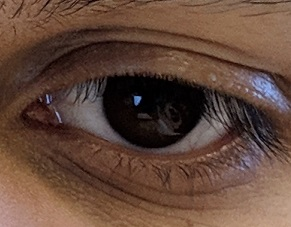
%> input picture 3) Interpolation and Transformation of an image/Questions/Pictures/myeye.jpg, 291 x 227 px
$ octave Basescript_ass3.m   (GNU Octave 9; MATLAB toolbox functions it lacks are replaced by stand-ins)
%> lines starting %> are read from the running program, lines starting %| are printed output that depends on the picture; long printed decimals are rounded
### 3) Interpolation and Transformation of an image/Questions/Functions/grayit.m
function Grayscale = grayit(File)
%> called with File = './Questions/Pictures/myeye.jpg'
I = imread(File);           %read in image
%> I is the input picture: size 227x291x3 uint8; mean R, G, B 98.6, 71.6, 58.5
D = double(I);              %make double so picture is better quality

R = D(:,:,1);               %first 2D matrix represents R
G = D(:,:,2);               %''     ''      ''      ''  G
B = D(:,:,3);               %''     ''      ''      ''  B
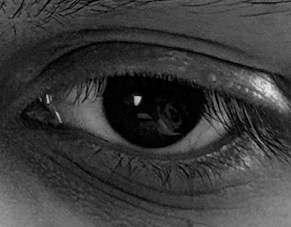
%> B: size 227x291 double; min 0, max 243, mean 58.5

Grayscale = (R+G+B)/3.0;            %sum RGB and divide by 3 do get grayscale
Grayscale = mat2gray(Grayscale);               %1 byte unsigned integers
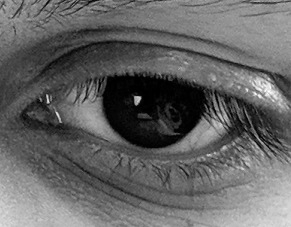
%> Grayscale: size 227x291 double; min 0, max 1, mean 0.394
end

### 3) Interpolation and Transformation of an image/Questions/Functions/bi_lin_interpolate.m
function Output = bi_lin_interpolate(I_final, x, y)


iwant = zeros(287,351);
iwant(1:227,1:291) = I_final;         %Pads image on the right and bottom
[rows, cols] = size(iwant);         %Size of Image

x1 = fix(x);                    %truncates x, showing integers portion
y1 = fix(y);                    %truncates x, showing integers portion

if(x1 > cols || y1 > rows)      %makes sure we do not surpass x or y bounds, making image same size as original
    error('The inputted values do not exist in the image')
elseif(x1 < 0 || y1 < 0)        %makes sure we do not go into negative bounds
    error('The inputted values are negative, which is not possible')
else

x2 = x1 +1;                     %rightmost value of x
y2 = y1 +1;                     %bottomost value of y
alpha = x-x1;
beta = y2-y;

%bilinear interpolation formula from lecture
Output = alpha.*beta.*iwant(y1,x2) + beta.*(1-alpha).*iwant(y1,x1) + alpha.*(1-beta).*iwant(y2,x2) + (1-alpha).*(1-beta).*iwant(y2,x1);
end
end

### 3) Interpolation and Transformation of an image/Questions/Question1/Question_1.m
function Output = Question_1(Grayscaled, x, y)


bi_lin_interpolate(Grayscaled, x, y)

### 3) Interpolation and Transformation of an image/Questions/Functions/rotate_image.m
function Final = rotate_image(I, angle, Xc, Yc)

R = [cosd(-angle) -sind(-angle); sind(-angle) cosd(-angle)];  %Matrix to rotate by inputted theta
[rows, cols] = size(I);                                       %Acquires size of image
Final = double(zeros(size(I)+200));                           %Size f final image is increased to fit rotated image
[rows1,cols1] = size(Final);

for y= 1:(cols-1)
    for x= 1: (rows-1)
        current_pos = [y-Yc; x-Xc];             %position in matrix,in reference to center
        rotated_val = R*current_pos;            %Rotates current values by angle degrees
        rotated_val = int16(rotated_val);       %Turns graph into integers
        Xnew = rotated_val(2,1) +100;           %Values of X post rotation, shifted so that drawing is not cut off
        Ynew = rotated_val(1,1) +100;           %Values of Y post rotation, shifted so that drawing is not cut off
        Intensity = I(x, y);                    %Temporary variable to hold intensity at original position
        Final(Xnew, Ynew) = Intensity;          %assigns temporary into Final matrix
    end
end
for i = 2:rows1-1
      for j = 2:cols1-1
        if Final(i, j) == 0
            Final(i, j) = (Final(i+1,j-1) + Final(i-1,j-1) + Final(i+1, j+1) + Final(i-1,j+1))/4;
        end
      end
    end
end

### 3) Interpolation and Transformation of an image/Questions/Functions/translate_image.m
function Translated_I= translate_image(I, Tx, Ty)

[rows, cols] = size(I);                     %Size of image I
Translated_I = double(zeros(size(I)+100));  %initializes image, all black

for x = 1:rows
    for y = 1:cols
        translatex = x + Tx;                %translated value of x
        translatey = y + Ty;                %translated value of y
        translation= bi_lin_interpolate(I, y, x);               %maps out value of I at that point to new graph
        Translated_I(translatex, translatey) = translation;
    end
end
end

### 3) Interpolation and Transformation of an image/Questions/Functions/plot_quiver_grid.m
function output = plot_quiver_grid(theta, sizeImg)
%parametrized functions for transforming
%@ passes the x, y, t to be able to evaluate in polar coordinates
%Learned this in 316 >:)
azimuthalX = @(x,y,t) x.*cosd(t) - y.*sind(t);
azimuthalY = @(x,y,t) x.*sind(t) + y.*cosd(t);
delta_X = @(x,y,t) azimuthalX(x,y,t)-x;
delta_Y = @(x,y,t) azimuthalY(x,y,t)-y;
[X,Y] = meshgrid(0:sizeImg(1)-50,0:sizeImg(2)-50);
linear_index=sub2ind(size(X),Y+1,X+1);

%Plot original image
figure
subplot(1,3,1);
pcolor(Y,X,linear_index);
title('Original Grid');
pbaspect([1,1,1]);

%Plot grid rotated with phi
subplot(1,3,2);
pcolor(azimuthalY(X,Y,theta), azimuthalX(X,Y,theta), linear_index);
title('\phi');
pbaspect([1,1,1]);

%plot grid rotated with inverse phi
subplot(1,3,3);
pcolor(azimuthalY(X,Y,-theta), azimuthalX(X,Y,-theta), linear_index);
title('\phi^{-1}');
pbaspect([1,1,1]);
colormap('white');

%Quiver plot (distance between phi(x) and x)
size_of = size(X);
figure
subplot(1,2,1);
quiver(Y,X,delta_Y(X,Y,theta),delta_X(X,Y,theta));
xlim([0,size_of(1)-1]);
ylim([0,size_of(2)-1]);
title('d(x)');
pbaspect([1,1,1]);

%Quiver plot (distance between phi^-1(x) and x)
subplot(1,2,2);
quiver(Y,X,delta_Y(X,Y,-theta),delta_X(X,Y,-theta));
xlim([0,size_of(1)-1]);
ylim([0,size_of(2)-1]);
title('d^{-1}(x)');
pbaspect([1,1,1]);

### 3) Interpolation and Transformation of an image/Basescript_ass3.m
% Portions to add path
addpath('./Questions/Question1/')
addpath('./Questions/Question2/')
addpath('./Questions/Pictures/')
addpath('./Questions/Functions/')
close all;

%portion to grayscale inputted image
Grayscaled = grayit('./Questions/Pictures/myeye.jpg');

%Size of grayscaled image
sizeImg = size(Grayscaled);
%> sizeImg = [227 291]

%Outputs grayscaled image
padding = zeros(277,341);
padding(1:227,1:291) = Grayscaled;

figure;
hold on;
imshow(padding);
title('Original Inputted Grayscale Image with padding');

%Example output of Question 1

fprintf('This is the output with a x+0.25 and y+0.35 to show how similar they are ');
Question_1(Grayscaled, 15, 40);
%> in bi_lin_interpolate, `iwant(1:227,1:291) = I_final;`:
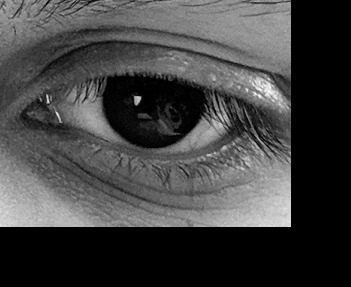
%> iwant: size 287x351 double; min 0, max 1, mean 0.258
%> in bi_lin_interpolate, `Output = alpha.*beta.*iwant(y1,x2) + beta.*(1-alpha).*iwant(y1,x1) + a..`: Output = 0.386
output2= bi_lin_interpolate(Grayscaled, 15, 40);
%> output2 = 0.386
fprintf('This is the output without the change in x or y \n\n %f \n \n \n', output2);
%| This is the output with a x+0.25 and y+0.35 to show how similar they are This is the output without the change in x or y
%|  0.3855


%calls function that rotates the image
angle = 20;
Image1 = rotate_image(Grayscaled, angle, 0, 0);
%> after the loop in rotate_image, `for i = 2:rows1-1`:
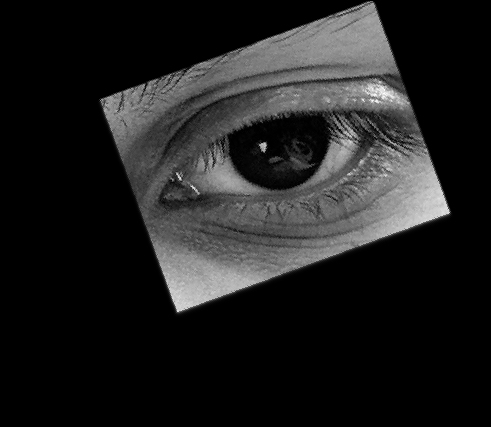
%> Final: size 427x491 double; min 0, max 1, mean 0.124
figure;
imshow(Image1);
title(sprintf('Image Rotated by %d degrees', angle));

%calls function that translates image
Tx=90;
Ty=55;
Image2 = translate_image(Grayscaled, Tx, Ty);
%> after the loop in translate_image, `for x = 1:rows`:
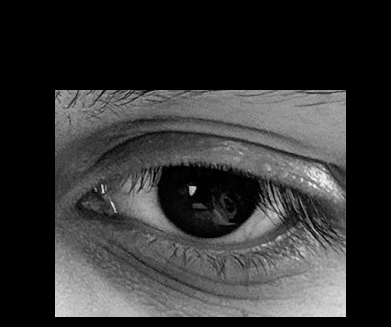
%> Translated_I: size 327x391 double; min 0, max 1, mean 0.203
figure
imshow(Image2)
title(sprintf('Image Translated by %d units down and %d units right', Tx, Ty));

%plots the d(x) and phi figures
plot_quiver_grid(20, sizeImg);
%> in plot_quiver_grid, `colormap('white');`:
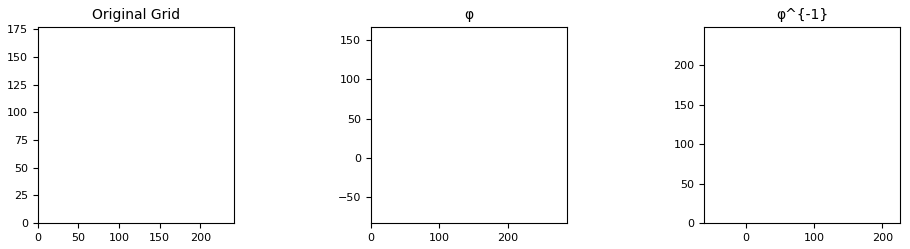
%> figure redrawn from the program's plot data, 3 panels
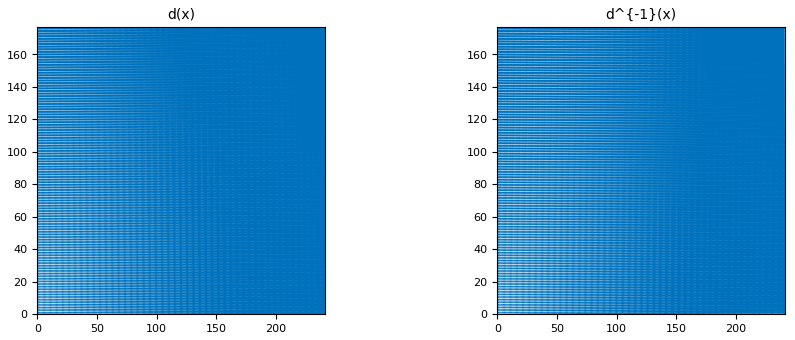
%> figure redrawn from the program's plot data, 2 panels; panel 1: highest point at x = 0, y = 177; panel 1: highest point at x = 0.554, y = 177; panel 2: highest point at x = 240, y = 178, above the top of the axes
